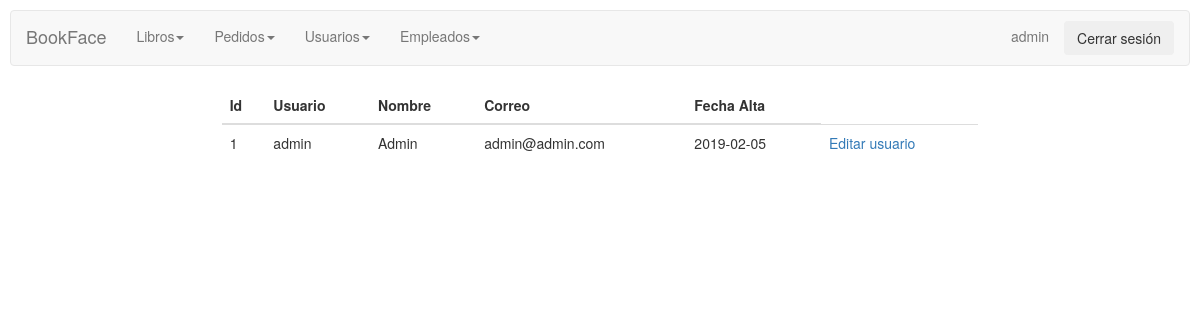
Before: /usuariosadmin/usuarioaeditar.php (signed in) with the older database file.
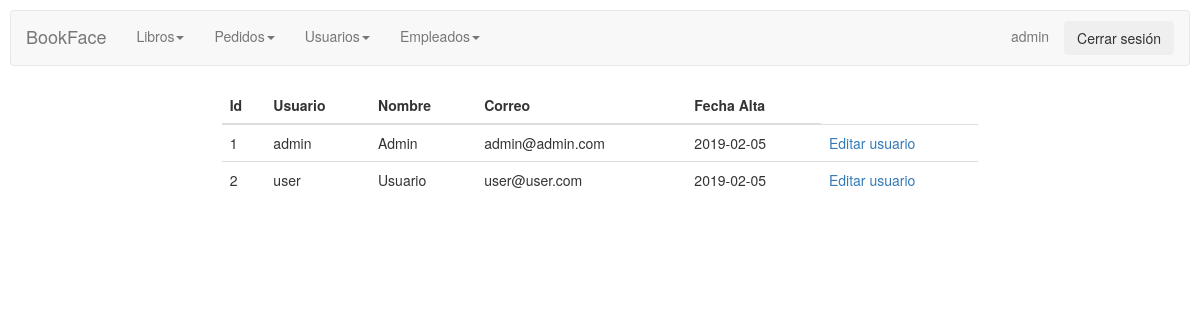
After: the same page with the newer database file.
### tables this page shows
CREATE TABLE `usuarios` (
  `id` int(11) NOT NULL AUTO_INCREMENT,
  `user` varchar(45) NOT NULL,
  `password` varchar(45) NOT NULL,
  `nombre` varchar(45) NOT NULL,
  `correo` varchar(45) NOT NULL,
  `fecha_alta` date NOT NULL,
  PRIMARY KEY (`id`)
);

### usuariosadmin/usuarioaeditar.php (the view, shortened to what this page needs)
<?php session_start();
if (isset($_SESSION["user"]) && $_SESSION["user"]=="admin") { ?>
<!DOCTYPE html>
<html>
    <head>
        <link rel="stylesheet" href="../CSS/styles.css">
        <link rel="stylesheet" href="../CSS/menuadmin.css">
    </head>
    <body>
    <div class="row">
        <div>
        <?php include_once "../controladmin/menuadmin.php"?>
        </div>
    </div>
    <div class="row">
    <div class="col-md-2"></div>
    <div class="col-md-8">
<?php
$connection = new mysqli("localhost", "root", "123456", "proyecto");
$connection->set_charset("utf8");
if ($result = $connection->query("select * from usuarios;")) {
   echo " <table class='table custab' style='background-color: white; border-radius:10px;'>";
    ?>
    <thead>
      <tr>
        <th>Id</th>
        <th>Usuario</th>
        <th>Nombre</th>
        <th>Correo</th>
        <th>Fecha Alta</th>
       </tr>
    </thead>
<?php
    while($obj = $result->fetch_object()) {
        echo "<tr>";
        echo "<td>".$obj->id."</td>";
        echo "<td>".$obj->user."</td>";
        echo "<td>".$obj->nombre."</td>";
        echo "<td>".$obj->correo."</td>";
        echo "<td>".$obj->fecha_alta."</td>";
        echo "<td><a href='editarusuarios.php?id=$obj->id&user=$obj->user&password=$obj->password&nombre=$obj->nombre&correo=$obj->correo'>Editar usuario</a></td>";
        echo "</tr>";
    }
}
?>
    </div>
    <div class="col-md-2"></div>
    </div>
</body>
</html>
<?php } else {
    session_destroy();
    header("Location: ../login.php");
  }
 ?>

Changed rows visible on the page:
added usuarios: id "2", user "user", nombre "Usuario", correo "user@user.com", fecha_alta "2019-02-05"
